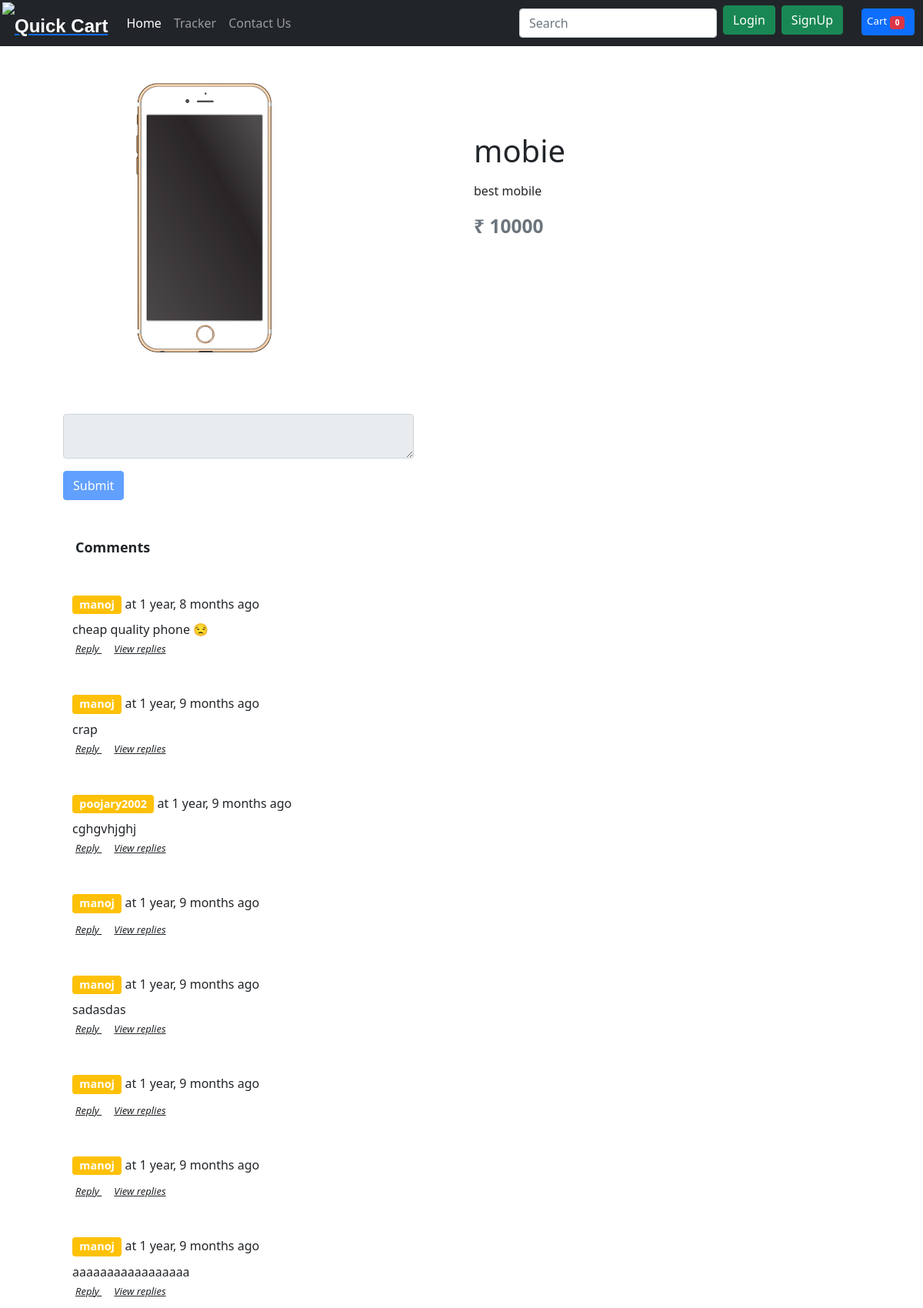
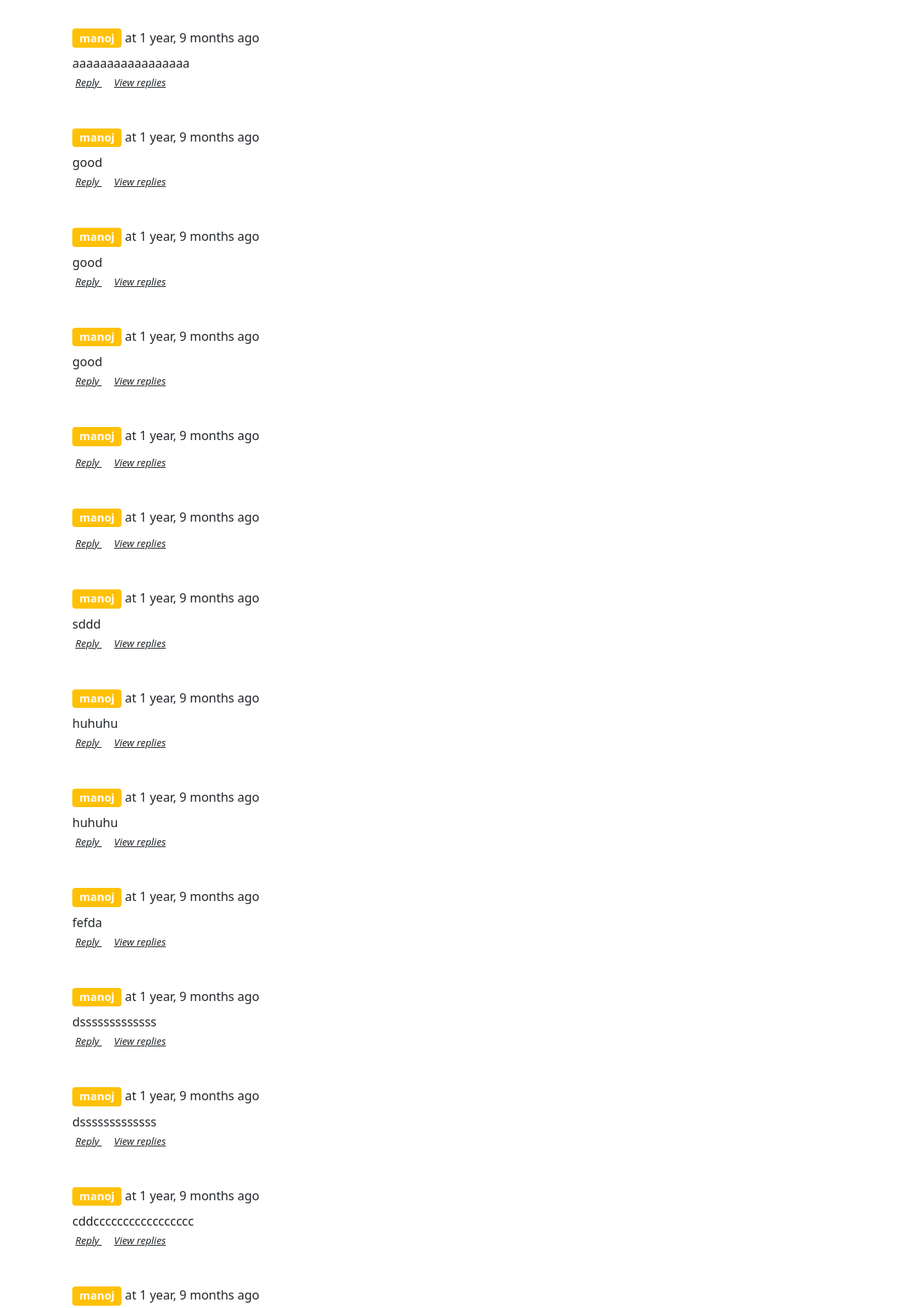
The page /productView/4 (upper part) on the database its author committed (2 pictures, top to bottom).
### shop/models.py (models this page shows, shortened)
class Product(models.Model):
    product_id = models.AutoField
    product_name = models.CharField(max_length=20, default="")
    category = models.CharField(max_length=50, default="")
    subcategory = models.CharField(max_length=50, default="")
    price = models.IntegerField(default=0)
    desc = models.CharField(max_length=300)
    pub_date = models.DateField()
    image = models.ImageField(upload_to="shop/images", default="")

class productComments(models.Model):
    comment_id=models.AutoField(primary_key=True)
    comment=models.TextField()
    product=models.ForeignKey(Product,on_delete=models.CASCADE)
    user=models.ForeignKey(User,on_delete=models.CASCADE)
    parent=models.ForeignKey('self',on_delete=models.CASCADE, null=True )
    timestamp=models.DateTimeField(default=now)

### shop/views.py (the view, shortened to what this page needs)
# urls.py: path('productView/<int:myid>', views.productView, name="shopContact"),
def productView(request, myid):
    displayproducts = Product.objects.filter(id=myid)#gets the list of products as query sets
    params = {'product': displayproducts[0]}
    comments=productComments.objects.filter(product=displayproducts[0],parent=None)
    replies=productComments.objects.filter().exclude(parent=None)
    repliesDict={}
    for reply in replies:
        if(reply.parent.comment_id not in repliesDict):
            repliesDict[reply.parent.comment_id]=[reply]
        else:
            repliesDict[reply.parent.comment_id].append(reply)
    params['comments']=comments
    params['repliesDict']=repliesDict
    params=load_cart(request,params)
    return render(request, "shop/productView.html", params)

### shop/templatetags/extra.py (called while the page is built)
@register.filter(name='get_val')
def get_val(dict,key):
    return dict.get(key)

### shop/views.py (called while the page is built, shortened)
def load_cart(request,params):
    return params

### shop/templates/shop/productView.html (shortened to what this page needs)
{% extends 'shop/basics.html' %}
{% block body %}
{% load extra %}
{% load humanize %}
<div class="container">
    <div class="container mt-5" style="min-width: 50vw;border: none; margin: auto;">
        <div class="row g-0">
            <div class="column col-6" id="productview_image" style="margin:auto;">
                <img src="/media/{{product.image}}" class="img-fluid rounded-start" alt="..."
                    style="max-height: 350px;">
            </div>
            <div class="column col-4 mt-5">
                <div class="card-body">
                    <h1 class="card-title mb-3">{{product.product_name}}</h1>
                    <p class="card-text mb-3">{{product.desc}}</p>
                    <p class="card-text"><small class="text-muted">
                            <h3><strong>₹ {{product.price}}</strong></h3>
                        </small></p>
                </div>
            </div>
            <div class="column col-2">
            </div>
        </div>
        <div class="container ml-3" id="comment_form_box" style="margin-top: 5rem;">
            <form action="/productView/{{product.id}}" method="post" id="commentForm" class="form-floating">
                {% if user.is_authenticated %}
                <textarea class="form-control"  style="padding: 5px;" placeholder="Leave a comment here" name="comment" id="productComment"></textarea>
                <label class="mt-3" for="productComment"></label>
                <input type="hidden" name="parentId" value="">
                <button type="submit" id="commentSubmitButton" class="btn btn-primary mt-3">Submit</button>
                {% else %}
                <textarea class="form-control" placeholder="Login to comment" name="comment" id="productComment" disabled></textarea>
                <label class="mt-3" for="productComment"></label>
                <button type="submit" id="commentSubmitButton" class="btn btn-primary mt-3" disabled>Submit</button>
                {% endif %}
            </form>
        </div>
        <div class="container ml-3 mt-2">
            {% if comments %}
            <div class="ml-3 mt-5" style="font-size: large;"><strong>Comments</strong></div>
            {% for comment in comments reversed %}
            <div class="container mt-5">
                <span class="badge bg-warning" style="font-size: .9rem;">{{comment.user}}</span> <span>at
                    {{comment.timestamp|naturaltime}}</span><br>
                <div class="mt-2">{{comment.comment}}</div>
            </div>
            <span class="ml-3 classCollapse" id="reply{{comment.comment_id}}" data-toggle="collapse"
                data-target="#replyBox{{comment.comment_id}}" aria-expanded="false"
                aria-controls="replyBox{{comment.comment_id}}"
                style="text-decoration: underline;font-size: small;cursor:pointer;font-style: oblique;">
                Reply
            </span>
            <span class="ml-3 classCollapse" data-toggle="collapse" id="viewR{{comment.comment_id}}"
                data-target="#replyDisplay{{comment.comment_id}}" aria-expanded="false"
                aria-controls="replyDisplay{{comment.comment_id}}"
                style="text-decoration: underline;font-size: small;cursor:pointer;font-style: oblique;">
                View replies
            </span>
            {% endfor %}
            {% endif %}
        </div>
    </div>
</div>
{% endblock %}

### shop/templates/shop/basics.html (shortened to what this page needs)
<!doctype html>
<html lang="en">
<head>
    <link rel="stylesheet" href="https://stackpath.bootstrapcdn.com/bootstrap/4.2.1/css/bootstrap.min.css"
>
    <link href="https://cdn.jsdelivr.net/npm/bootstrap@5.0.0-beta1/dist/css/bootstrap.min.css" rel="stylesheet"
>
</head>
<body>
    <nav class="navbar navbar-expand-lg navbar-dark bg-dark sticky-top" style="padding: 3px;">
        <div style="display: flex;">
            <a href="/" style="display: flex;">
                <img src="https://img.icons8.com/nolan/64/fast-cart.png" />
                <span class="navbar-brand mt-2" style="margin-right:0px;font-family:'Franklin Gothic Medium', 'Arial Narrow', Arial, sans-serif, serif;
                font-size: x-large;"><strong>Quick Cart</strong>
                </span>
            </a>
        </div>
        <div class="collapse navbar-collapse ml-3" id="navbarSupportedContent">
            <ul class="navbar-nav mr-auto">
                <li class="nav-item active">
                    <a class="nav-link" href="/">Home <span class="sr-only">(current)</span></a>
                </li>
                <li class="nav-item">
                    <a class="nav-link" href="/tracker">Tracker</a>
                </li>
                <li class="nav-item">
                    <a class="nav-link" href="/contact">Contact Us</a>
                </li>
            </ul>
            <form action="/search/" class="form-inline my-2 my-lg-0" method="post">{% csrf_token %}
                <input class="form-control mr-sm-2" type="search" placeholder="Search" aria-label="Search"
                    name="search">
            </form>
            {% if user.is_authenticated %}
            <form action="/logout/" method="post">
                {% csrf_token %}
                <div class="dropdown">
                    <button class="btn btn-secondary dropdown-toggle mb-1" type="button" id="dropdownMenuButton1"
                        data-bs-toggle="dropdown" aria-expanded="false">
                        Signed In as {{request.user}}
                    </button>
                    <ul class="dropdown-menu" style="background-color: rgb(218, 218, 218);"
                        aria-labelledby="dropdownMenuButton1">
                        <li>
                            <button class="dropdown-item" style="cursor: pointer;" type="submit">Logout</button>
                        </li>
                    </ul>
                    <input type="hidden" value="{{request.path}}" name="currentPath" id="currentPath">
                </div>
            </form>
            {% else %}
            <button type="button" class="btn btn-success mr-2 mb-2" data-toggle="modal" data-target="#loginModal">
                Login
            </button>
            <button type="button" class="btn btn-success mr-2 mb-2" data-toggle="modal" data-target="#signupModal">
                SignUp
            </button>
            {% endif %}
        </div>
        <div class="mt-1 ml-3" style="display: flex;">
            <div>
                <form action="/checkout">
                    <button id="popcart" type="submit" class="btn btn-primary mr-2 mb-2"
                        style="display: flex;font-size: smaller;padding-left: 6px;">Cart
                        <span class="badge bg-danger ml-1 mt-1">
                            <span id="cartValue">0</span>
                        </span>
                    </button>
                </form>
            </div>
        </div>
    </nav>
    {% block body %} {% endblock %}
</body>
</html>

### shop/templates/shop/productView.html (style rules this page uses)
#productview_image { max-width: 25vw; }
#comment_form_box { width: 40vw; }

### rows shown on the page
Product: image (picture), product_name "mobie", desc "best mobile", price "10000"
productComments: user "manoj", timestamp "1 year, 8 months ago", comment "cheap quality phone 😒"
productComments: user "manoj", timestamp "1 year, 9 months ago", comment "crap"
productComments: user "poojary2002", timestamp "1 year, 9 months ago", comment "cghgvhjghj"
productComments: user "manoj", timestamp "1 year, 9 months ago"
productComments: user "manoj", timestamp "1 year, 9 months ago", comment "sadasdas"
productComments: user "manoj", timestamp "1 year, 9 months ago"
productComments: user "manoj", timestamp "1 year, 9 months ago"
productComments: user "manoj", timestamp "1 year, 9 months ago", comment "aaaaaaaaaaaaaaaaa"
productComments: user "manoj", timestamp "1 year, 9 months ago", comment "aaaaaaaaaaaaaaaaa"
productComments: user "manoj", timestamp "1 year, 9 months ago", comment "good"
productComments: user "manoj", timestamp "1 year, 9 months ago", comment "good"
productComments: user "manoj", timestamp "1 year, 9 months ago", comment "good"
productComments: user "manoj", timestamp "1 year, 9 months ago"
productComments: user "manoj", timestamp "1 year, 9 months ago"
productComments: user "manoj", timestamp "1 year, 9 months ago", comment "sddd"
productComments: user "manoj", timestamp "1 year, 9 months ago", comment "huhuhu"
productComments: user "manoj", timestamp "1 year, 9 months ago", comment "huhuhu"
productComments: user "manoj", timestamp "1 year, 9 months ago", comment "fefda"
productComments: user "manoj", timestamp "1 year, 9 months ago", comment "dsssssssssssss"
productComments: user "manoj", timestamp "1 year, 9 months ago", comment "dsssssssssssss"
productComments: user "manoj", timestamp "1 year, 9 months ago", comment "cddccccccccccccccccc"
productComments: user "manoj", timestamp "1 year, 9 months ago"
